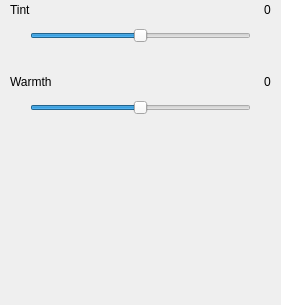
     <widget class="QWidget" name="p_colour">
      <property name="geometry">
       <rect>
        <x>0</x>
        <y>0</y>
        <width>281</width>
        <height>305</height>
       </rect>
      </property>
      <attribute name="label">
       <string>Colour</string>
      </attribute>
      <widget class="QWidget" name="verticalLayoutWidget_5">
       <property name="geometry">
        <rect>
         <x>10</x>
         <y>0</y>
         <width>261</width>
         <height>291</height>
        </rect>
       </property>
       <layout class="QVBoxLayout" name="verticalLayout_5">
        <item>
         <layout class="QHBoxLayout" name="horizontalLayout_23">
          <item>
           <widget class="QLabel" name="label_tint">
            <property name="text">
             <string>Tint</string>
            </property>
           </widget>
          </item>
          <item>
           <spacer name="horizontalSpacer_20">
            <property name="orientation">
             <enum>Qt::Horizontal</enum>
            </property>
            <property name="sizeHint" stdset="0">
             <size>
              <width>40</width>
              <height>20</height>
             </size>
            </property>
           </spacer>
          </item>
          <item>
           <widget class="QLabel" name="Tint_value">
            <property name="text">
             <string>0</string>
            </property>
           </widget>
          </item>
         </layout>
        </item>
        <item>
         <layout class="QHBoxLayout" name="horizontalLayout_15">
          <item>
           <spacer name="horizontalSpacer_24">
            <property name="orientation">
             <enum>Qt::Horizontal</enum>
            </property>
            <property name="sizeType">
             <enum>QSizePolicy::Fixed</enum>
            </property>
            <property name="sizeHint" stdset="0">
             <size>
              <width>20</width>
              <height>20</height>
             </size>
            </property>
           </spacer>
          </item>
          <item>
           <widget class="QSlider" name="tint">
            <property name="autoFillBackground">
             <bool>true</bool>
            </property>
            <property name="minimum">
             <number>-100</number>
            </property>
            <property name="maximum">
             <number>100</number>
            </property>
            <property name="tracking">
             <bool>true</bool>
            </property>
            <property name="orientation">
             <enum>Qt::Horizontal</enum>
            </property>
            <property name="invertedAppearance">
             <bool>false</bool>
            </property>
            <property name="invertedControls">
             <bool>false</bool>
            </property>
            <property name="tickPosition">
             <enum>QSlider::NoTicks</enum>
            </property>
            <property name="tickInterval">
             <number>5</number>
            </property>
           </widget>
          </item>
          <item>
           <spacer name="horizontalSpacer_25">
            <property name="orientation">
             <enum>Qt::Horizontal</enum>
            </property>
            <property name="sizeType">
             <enum>QSizePolicy::Fixed</enum>
            </property>
            <property name="sizeHint" stdset="0">
             <size>
              <width>20</width>
              <height>20</height>
             </size>
            </property>
           </spacer>
          </item>
         </layout>
        </item>
        <item>
         <spacer name="verticalSpacer_10">
          <property name="orientation">
           <enum>Qt::Vertical</enum>
          </property>
          <property name="sizeType">
           <enum>QSizePolicy::Fixed</enum>
          </property>
          <property name="sizeHint" stdset="0">
           <size>
            <width>20</width>
            <height>20</height>
           </size>
          </property>
         </spacer>
        </item>
        <item>
         <layout class="QHBoxLayout" name="horizontalLayout_24">
          <item>
           <widget class="QLabel" name="label_warmth">
            <property name="text">
             <string>Warmth</string>
            </property>
           </widget>
          </item>
          <item>
           <spacer name="horizontalSpacer_21">
            <property name="orientation">
             <enum>Qt::Horizontal</enum>
            </property>
            <property name="sizeHint" stdset="0">
             <size>
              <width>40</width>
              <height>20</height>
             </size>
            </property>
           </spacer>
          </item>
          <item>
           <widget class="QLabel" name="Warmth_value">
            <property name="text">
             <string>0</string>
            </property>
           </widget>
          </item>
         </layout>
        </item>
        <item>
         <layout class="QHBoxLayout" name="horizontalLayout_16">
          <item>
           <spacer name="horizontalSpacer_26">
            <property name="orientation">
             <enum>Qt::Horizontal</enum>
            </property>
            <property name="sizeType">
             <enum>QSizePolicy::Fixed</enum>
            </property>
            <property name="sizeHint" stdset="0">
             <size>
              <width>20</width>
              <height>20</height>
             </size>
            </property>
           </spacer>
          </item>
          <item>
           <widget class="QSlider" name="warmth">
            <property name="autoFillBackground">
             <bool>false</bool>
            </property>
            <property name="minimum">
             <number>-100</number>
            </property>
            <property name="maximum">
             <number>100</number>
            </property>
            <property name="tracking">
             <bool>true</bool>
            </property>
            <property name="orientation">
             <enum>Qt::Horizontal</enum>
            </property>
            <property name="invertedAppearance">
             <bool>false</bool>
            </property>
            <property name="invertedControls">
             <bool>false</bool>
            </property>
            <property name="tickPosition">
             <enum>QSlider::NoTicks</enum>
            </property>
            <property name="tickInterval">
             <number>5</number>
            </property>
           </widget>
          </item>
          <item>
           <spacer name="horizontalSpacer_27">
            <property name="orientation">
             <enum>Qt::Horizontal</enum>
            </property>
            <property name="sizeType">
             <enum>QSizePolicy::Fixed</enum>
            </property>
            <property name="sizeHint" stdset="0">
             <size>
              <width>20</width>
              <height>20</height>
             </size>
            </property>
           </spacer>
          </item>
         </layout>
        </item>
        <item>
         <spacer name="verticalSpacer_7">
          <property name="orientation">
           <enum>Qt::Vertical</enum>
          </property>
          <property name="sizeHint" stdset="0">
           <size>
            <width>20</width>
            <height>40</height>
           </size>
          </property>
         </spacer>
        </item>
       </layout>
      </widget>
     </widget>
